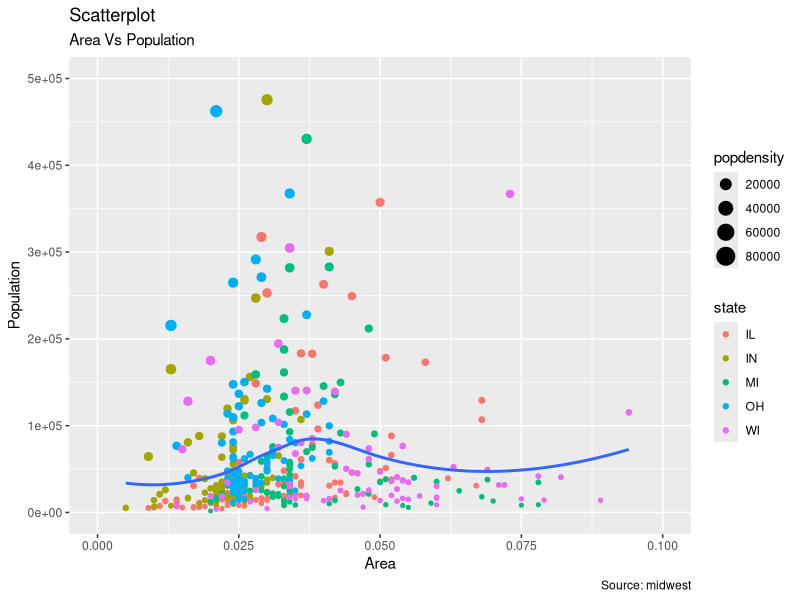

Write the R code that produced this figure.
## ---- chunk 1
library(ggplot2)

ggplot(midwest, aes(x = area, y = poptotal)) +
  geom_point(aes(color = state, size = popdensity)) +
  geom_smooth(method = "loess", se = F) +
  xlim(c(0, 0.1)) +
  ylim(c(0, 500000)) +
  labs(
    subtitle = "Area Vs Population",
    y = "Population",
    x = "Area",
    title = "Scatterplot",
    caption = "Source: midwest"
  )
